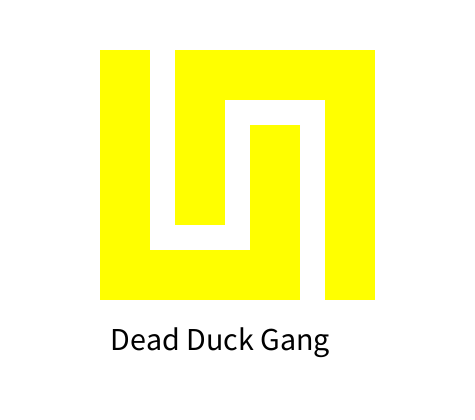
Frame 1 (no input)
Frame 60 (the mouse pressed at the canvas centre just before this capture): identical to frame 1, image omitted
Frame 120 (the mouse held since frame 60 and released just before this capture): identical to frame 1, image omitted

The Processing sketch that drew this single still picture (run headless with seeded random() and noise(); from frame 60 on, the mouse is pressed at the canvas centre):

// Processing sketch: processing_159937
// ── processing_159937.pde

void setup(){
  size (475, 420);

noStroke();
}
 
void draw(){
background(255, 255, 255, 255);
  fill(255, 255, 0, 255);
  rect (100, 50, 50, 200);
  rect (100, 250, 150, 50);
  rect (250, 125, 50, 175);
  rect (175, 50, 50, 175);
  rect (225, 50, 150, 50);
  rect (325, 100, 50, 200);
textSize(32);
fill(0, 0, 0, 255);
text("Dead Duck Gang", 110, 350);
}
